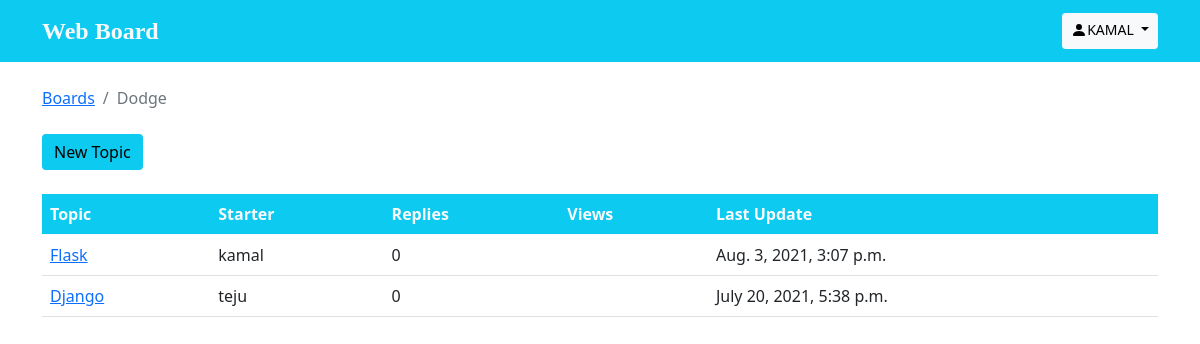
The app's page /Dodge/ (signed in) with its own data.
### boards/models.py (models this page shows, shortened)
class Board(models.Model):
    name = models.CharField(max_length=99, unique=True)
    description = models.CharField(max_length=200)

class Topic(models.Model):
    subject = models.CharField(max_length=99)
    created_at = models.DateTimeField(auto_now_add=True)
    board = models.ForeignKey(Board, on_delete=models.CASCADE, related_name='topics')
    starter = models.ForeignKey(User, on_delete= models.CASCADE, related_name='topics')
    message = models.TextField(max_length=250)

### boards/views.py (the view)
# urls.py: url(r'^(?P<board_name>[\w\-\ ]+)add/$', views.submit_form, name='add-topic'),
def topic(request, board_name):
    topic_list = Topic.objects.filter(board__name = board_name).order_by('-created_at')
    topic_form = TopicForm()
    ctx = {'topics': topic_list, 'login_form':loginform, 'signup_form': signupform, 'topic_form':topic_form}
    return render(request, 'topic.html', ctx)

### boards/templatetags/custom_tags.py (called while the page is built)
def remove_slash(url):
    if 'add' in url:
        return url.replace('/add/','').replace('/','')
    return url.replace('/','')

### templates/topic.html (shortened to what this page needs)
{% extends 'base.html' %}
{% load custom_tags %}
{% block content %}
<div class="container my-3">
  <ol class="breadcrumb my-4">
      <li class="breadcrumb-item">  <a href="{% url 'boards:home' %}">Boards</a></li>
    <li class="breadcrumb-item active">{{ request.path|remove_slash  }}</li>
  </ol>
  {% if user.is_authenticated %}
  <button type="button" class="btn btn-info border-0" data-bs-toggle="modal" data-bs-target="#newtopic" >New Topic</button>
  {% else %}
  <button type="button"  data-bs-toggle="modal" data-bs-target="#login"  class="btn btn-info mb-3 ml-4 border-0">New Topic</button>
  {% endif %}
  <table class="table mt-4">
    <thead class="thead-inverse bg-info text-light">
      <tr>
        <th>Topic</th>
        <th>Starter</th>
        <th>Replies</th>
        <th>Views</th>
        <th>Last Update</th>
      </tr>
    </thead>
    <tbody>
      {% for topic in topics %}
      <tr>
        <td>
          <a href="{% url 'boards:topic-post' topic.board.name topic.subject topic.pk %}">
            {{ topic.subject }}
          </a>
        </td>
        <td class="align-middle">{{ topic.starter.username }}</td>
        <td class="align-middle">0</td>
        <td></td>
        <td>{{ topic.created_at}}</td>
      </tr>
      {% endfor %}
    </tbody>
  </table>
  </div>
{% endblock %}

### templates/header.html (shortened to what this page needs)
<nav class="navbar navbar-light bg-info text-light p-2">
    <div class="container">
      <a class="navbar-brand text-light" href="{% url 'boards:home'%}" style="font-family: papyrus;  font-weight: bolder; font-size: 1.5rem;">Web Board</a>
    <div>
    {% if  user.is_authenticated %}
    <div class="btn-group">
      <button class="btn btn-light btn-sm dropdown-toggle" type="button" id="dropdownMenuClickableOutside" data-bs-toggle="dropdown" data-bs-auto-close="inside" aria-expanded="false">
        <svg xmlns="http://www.w3.org/2000/svg" width="16" height="18" fill="currentColor" class="bi bi-person-fill mb-2" viewBox="0 0 16 10">
          <path d="M3 14s-1 0-1-1 1-4 6-4 6 3 6 4-1 1-1 1H3zm5-6a3 3 0 1 0 0-6 3 3 0 0 0 0 6z"/>
        </svg>{{ request.user|upper}}
      </button>
    </div>
      {% else%}
      <btn class="btn bg-secondary btn-sm px-3 mx-2 text-decoration-none text-light" data-bs-toggle="modal"
      data-bs-target="#login">Log In</btn>
     <btn class="btn bg-primary btn-sm px-3 text-decoration-none text-light" data-bs-toggle="modal"
      data-bs-target="#signup">Sign Up</btn>
    {% endif%}
      </div>
    </div>
  </nav>

### records on screen
Board: path|remove_slash "Dodge"
Topic: subject "Flask", starter.username "kamal", created_at "Aug. 3, 2021, 3:07 p.m."
Topic: subject "Django", starter.username "teju", created_at "July 20, 2021, 5:38 p.m."

### other values on screen
{{ request.user|upper }} "KAMAL"
